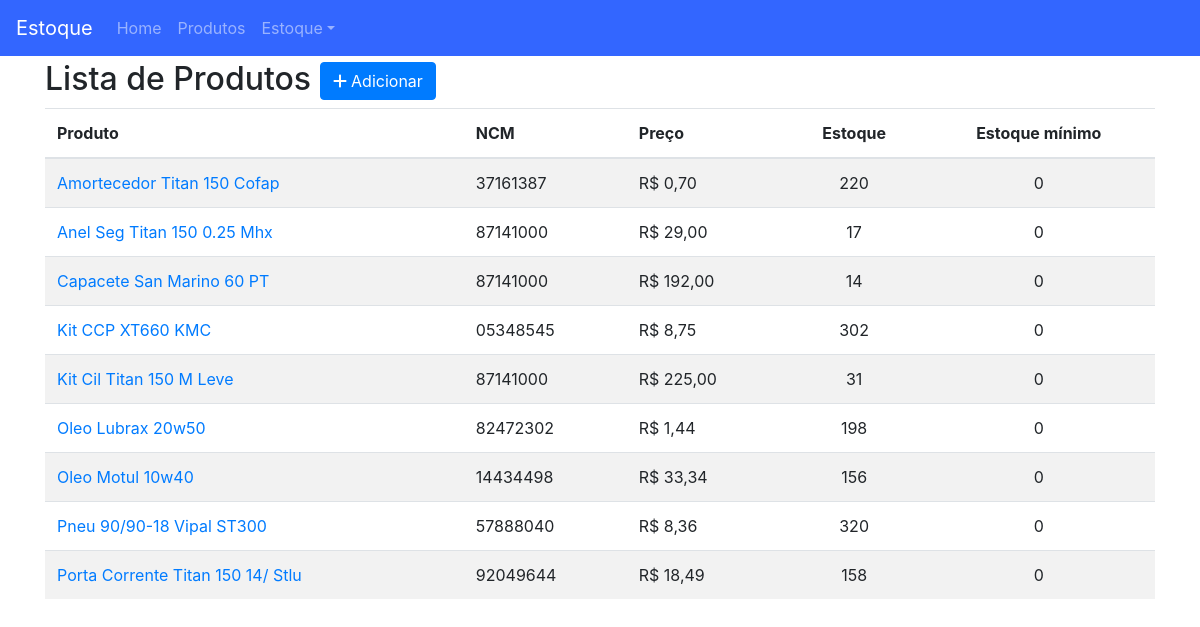
Before: /produto/ with the older database file.
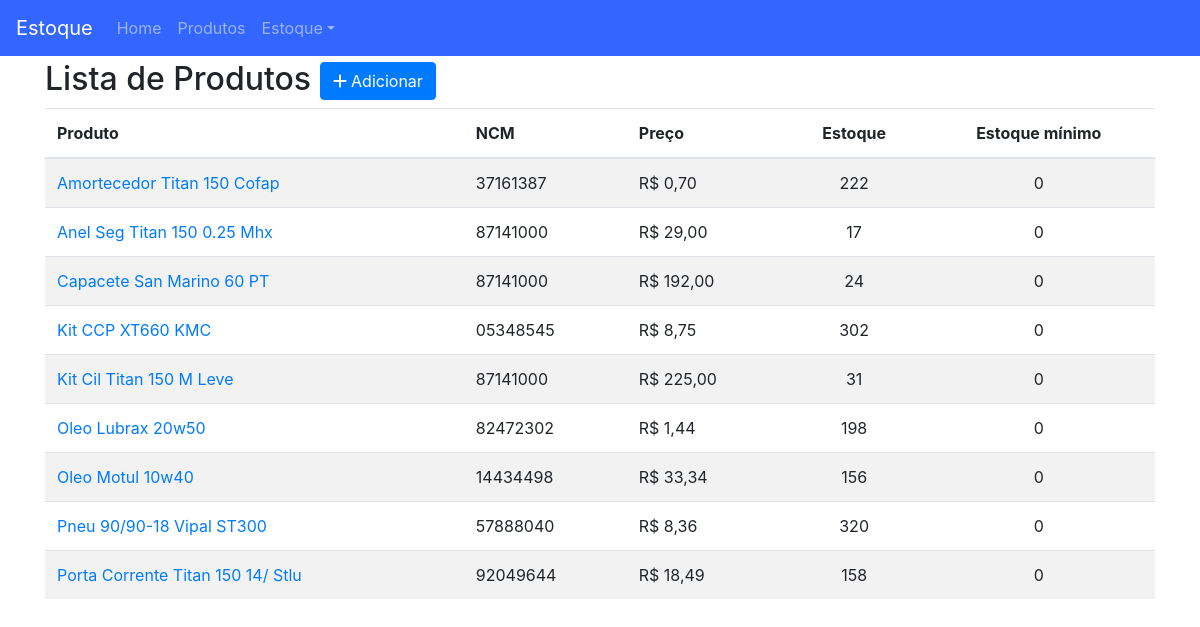
After: the same page with the newer database file.
### produto/models.py (models this page shows, shortened)
class Produto(models.Model):
    produto = models.CharField('Produto', max_length=100, unique=True)
    ncm = models.CharField('NCM', max_length=8)
    preco = models.DecimalField('Preço', max_digits=8, decimal_places=2)
    estoque = models.IntegerField('Estoque atual')
    estoque_minimo = models.PositiveIntegerField('Estoque mínimo', default=0)
    class Meta:
        ordering = ('produto',)
    def get_absolute_url(self):
        return reverse_lazy('produto:product_detail', kwargs={'pk': self.pk})

### produto/views.py (the view)
# urls.py: path('', v.ProductList.as_view(), name='product_list'),
class ProductList(TemplateView):
    template_name = 'product_list.html'
    def get_context_data(self, **kwargs):
        context = super().get_context_data(**kwargs)
        context['object_list'] = Produto.objects.all()
        return context

### produto/templates/product_list.html
{% extends 'base.html' %}
{% block content %}
<div class="page-header">
    <h2>Lista de Produtos
        <span class="pull-right">
            <a href="{% url 'produto:product_add' %}">
                <button type="button" class="btn btn-primary">
                    <span class="fa fa-plus"></span> Adicionar
                </button>
            </a>
        </span>
    </h2>
    {% if object_list %}
    <table class="table table-striped">
        <thead>
            <tr>
                <th>Produto</th>
                <th>NCM</th>
                <th>Preço</th>
                <th class="text-center">Estoque</th>
                <th class="text-center">Estoque mínimo</th>
            </tr>
        </thead>
        <tbody>
            {% for object in object_list %}
                <tr>
                    <td>
                        <a href="{{ object.get_absolute_url }}">{{ object.produto }}</a>
                    </td>
                    <td>{{ object.ncm }}</td>
                    <td>R$ <span class="pull-right">{{ object.preco }}</span></td>
                    <td class="text-center">{{ object.estoque }}</td>
                    <td class="text-center">{{ object.estoque_minimo }}</td>
                </tr>
            {% endfor %}
        </tbody>
    </table>
    {% else %}
        <p class="alert alert-warning">Lista vazia.</p>
    {% endif %}
</div>
{% endblock content %}

Changed rows visible on the page:
changed Produto "Amortecedor Titan 150 Cofap": estoque "220" → "222"
changed Produto "Capacete San Marino 60 PT": estoque "14" → "24"
